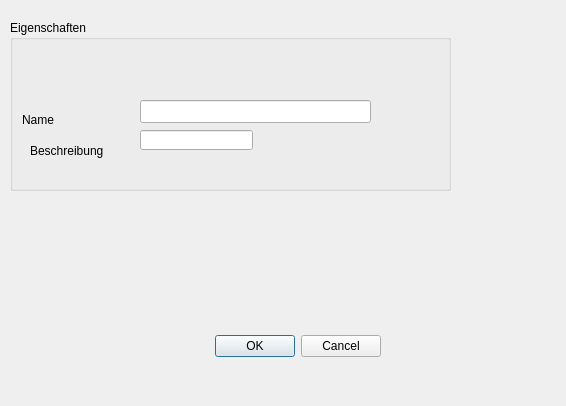
<ui version="4.0" >
 <author></author>
 <comment></comment>
 <exportmacro></exportmacro>
 <class>BuildingEditDialog</class>
 <widget class="QDialog" name="BuildingEditDialog" >
  <property name="geometry" >
   <rect>
    <x>0</x>
    <y>0</y>
    <width>566</width>
    <height>406</height>
   </rect>
  </property>
  <property name="windowTitle" >
   <string>Dialog</string>
  </property>
  <widget class="QWidget" name="layoutWidget" >
   <property name="geometry" >
    <rect>
     <x>30</x>
     <y>330</y>
     <width>351</width>
     <height>33</height>
    </rect>
   </property>
   <layout class="QHBoxLayout" >
    <property name="margin" >
     <number>0</number>
    </property>
    <property name="spacing" >
     <number>6</number>
    </property>
    <item>
     <spacer>
      <property name="orientation" >
       <enum>Qt::Horizontal</enum>
      </property>
      <property name="sizeHint" >
       <size>
        <width>131</width>
        <height>31</height>
       </size>
      </property>
     </spacer>
    </item>
    <item>
     <widget class="QPushButton" name="okButton" >
      <property name="text" >
       <string>OK</string>
      </property>
     </widget>
    </item>
    <item>
     <widget class="QPushButton" name="cancelButton" >
      <property name="text" >
       <string>Cancel</string>
      </property>
     </widget>
    </item>
   </layout>
  </widget>
  <widget class="QGroupBox" name="groupBox" >
   <property name="geometry" >
    <rect>
     <x>10</x>
     <y>20</y>
     <width>441</width>
     <height>171</height>
    </rect>
   </property>
   <property name="title" >
    <string>Eigenschaften</string>
   </property>
   <widget class="QWidget" name="" >
    <property name="geometry" >
     <rect>
      <x>11</x>
      <y>87</y>
      <width>80</width>
      <height>54</height>
     </rect>
    </property>
   </widget>
   <widget class="QWidget" name="" >
    <property name="geometry" >
     <rect>
      <x>97</x>
      <y>87</y>
      <width>233</width>
      <height>54</height>
     </rect>
    </property>
   </widget>
   <widget class="QWidget" name="" >
    <property name="geometry" >
     <rect>
      <x>10</x>
      <y>80</y>
      <width>344</width>
      <height>194</height>
     </rect>
    </property>
   </widget>
   <widget class="QLabel" name="label" >
    <property name="geometry" >
     <rect>
      <x>12</x>
      <y>88</y>
      <width>78</width>
      <height>23</height>
     </rect>
    </property>
    <property name="text" >
     <string>Name</string>
    </property>
   </widget>
   <widget class="QLineEdit" name="lineEditName" >
    <property name="geometry" >
     <rect>
      <x>130</x>
      <y>80</y>
      <width>231</width>
      <height>23</height>
     </rect>
    </property>
   </widget>
   <widget class="QWidget" name="" >
    <property name="geometry" >
     <rect>
      <x>20</x>
      <y>160</y>
      <width>80</width>
      <height>91</height>
     </rect>
    </property>
   </widget>
   <widget class="QLabel" name="label_2" >
    <property name="geometry" >
     <rect>
      <x>20</x>
      <y>120</y>
      <width>78</width>
      <height>21</height>
     </rect>
    </property>
    <property name="text" >
     <string>Beschreibung</string>
    </property>
   </widget>
   <widget class="QLineEdit" name="lineEditDesc" >
    <property name="geometry" >
     <rect>
      <x>130</x>
      <y>110</y>
      <width>113</width>
      <height>20</height>
     </rect>
    </property>
   </widget>
  </widget>
 </widget>
 <pixmapfunction></pixmapfunction>
 <resources/>
 <connections>
  <connection>
   <sender>okButton</sender>
   <signal>clicked()</signal>
   <receiver>BuildingEditDialog</receiver>
   <slot>accept()</slot>
   <hints>
    <hint type="sourcelabel" >
     <x>278</x>
     <y>253</y>
    </hint>
    <hint type="destinationlabel" >
     <x>96</x>
     <y>254</y>
    </hint>
   </hints>
  </connection>
  <connection>
   <sender>cancelButton</sender>
   <signal>clicked()</signal>
   <receiver>BuildingEditDialog</receiver>
   <slot>reject()</slot>
   <hints>
    <hint type="sourcelabel" >
     <x>369</x>
     <y>253</y>
    </hint>
    <hint type="destinationlabel" >
     <x>179</x>
     <y>282</y>
    </hint>
   </hints>
  </connection>
 </connections>
</ui>
